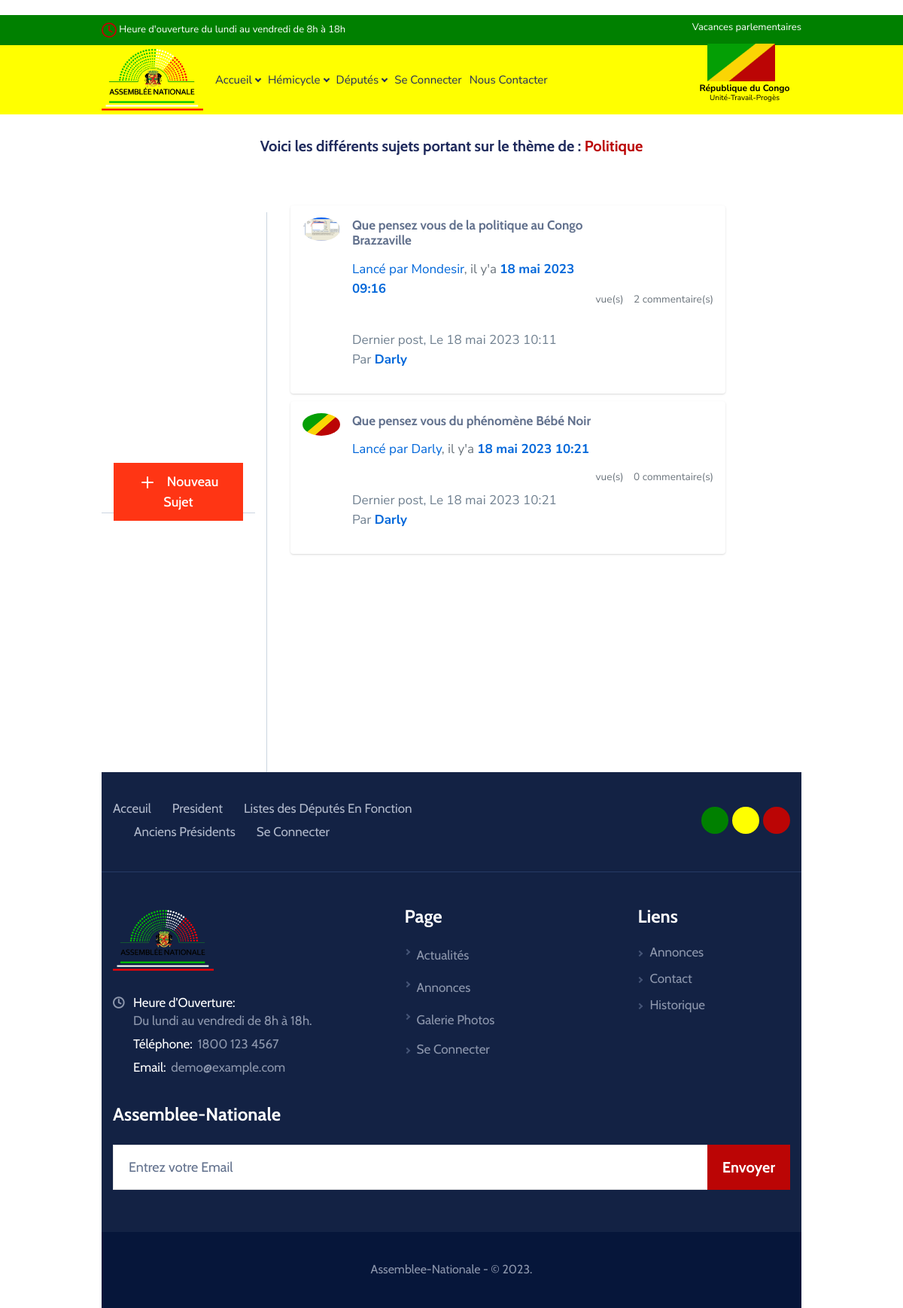
Page /forums/posts/politique/ on the committed database.
### forums/models.py (models this page shows, shortened)
class Category(models.Model):
    title = models.CharField(max_length=50)
    user = models.ForeignKey(Depute, on_delete=models.CASCADE, null=True, blank=True)
    slug = models.SlugField(max_length=400, unique=True, blank=True)
    description = HTMLField()
    class Meta:
        verbose_name_plural = "categories"
    def __str__(self):
        return f"{self.title} crée par {self.user.first_name} {self.user.last_name}"

class Post(models.Model):
    title = models.CharField(max_length=400)
    content = HTMLField()
    parent_post = models.ForeignKey('self', on_delete=models.CASCADE, null=True, blank=True)
    user = models.ForeignKey(Depute, on_delete=models.CASCADE)
    slug = models.SlugField(max_length=400, unique=True, blank=True)
    date = models.DateTimeField(auto_now_add=True)
    categories = models.ManyToManyField(Category)
    approved = models.BooleanField(default=True)
    hit_count_generic = GenericRelation(HitCount, object_id_field='object_pk',
        related_query_name='hit_count_generic_relation'
    )
    tags = TaggableManager()
    comments = models.ManyToManyField(Comment, blank=True)
    closed = models.BooleanField(default=False)
    state = models.CharField(max_length=40, default="zero")
    @property
    def num_comments(self):
        return self.comments.count()
    @property
    def last_reply(self):
        return self.comments.latest("date")

class Comment(models.Model):
    user = models.ForeignKey(Depute, on_delete=models.CASCADE)
    content = HTMLField()
    date = models.DateTimeField(auto_now_add=True)
    replies = models.ManyToManyField(Reply, blank=True)

### comptes/models.py (models this page shows, shortened)
class Depute(AbstractUser):
    identifiant = models.CharField(max_length=255)
    slug = slug = models.SlugField(max_length=400, unique=True, blank=True)
    photo = ResizedImageField(size=[60, 80], quality=100, upload_to="Membres/picture_forum/", default=None, null=True, blank=True)
    num_post = models.IntegerField(blank=True, default=0)
    enFonction = models.BooleanField(default=True, blank=True, null=True)
    precedentLegislature = models.BooleanField(default=False, blank=True, null=True)
    categorie = models.CharField(choices=profiles.PROFILES, max_length=100, null=True, blank=True)
    bio = HTMLField(default="",null=True,blank=True)
    image = models.ImageField(upload_to="Membres/photos/", blank=True, null=True, default=None)

### forums/views.py (the view, shortened to what this page needs)
# urls.py: path("posts/<slug>/", views.posts, name="posts"),
def posts(request, slug):
    category = get_object_or_404(Category, slug=slug)
    posts = Post.objects.filter(approved=True, categories=category)
    paginator = Paginator(posts, 5)
    page = request.GET.get("page")
    form = PostForm(request.POST or None)
    try:
        posts = paginator.page(page)
    except PageNotAnInteger:
        posts = paginator.page(1)
    except EmptyPage:
        posts = paginator.page(paginator.num_pages)
    context = {
        "posts":posts,
        "forum": category,
        "form": form,
        "title": "L'Assemblee Nationale: Posts"
    }
    return render(request, "forums/posts.html", context)

### forums/forms.py
class PostForm(forms.ModelForm):
    class Meta:
        model = Post
        fields = ["title", "content", "categories", "tags"]
    def __init__(self, *args, **kwargs):
        super(PostForm, self).__init__(*args, **kwargs)
        for name, field in self.fields.items():
            field.widget.attrs.update({
                'class' : "form-control"
                })

### forums/templates/forums/posts.html (shortened to what this page needs)
{% extends 'web/base.html' %}
{% load hitcount_tags %}
{% block content %}
<h4 style="text-align: center;margin: 30px;">Voici les différents sujets portant sur le thème de : <span style="color : #BB0505">{{forum.title}}</span> </h4>
<br />
<div class="mt-4 container">
    <div class="main-body">
    <div class="inner-wrapper row">
    <div class="inner-sidebar col-lg-4 col-md-4 col-xs-12 col-sm-12 col-12" style="display: flex;flex-direction: column;justify-content: center;align-content: center;">
        <div class="inner-sidebar-header justify-content-center">
            <button data-toggle="modal" data-target="#threadModal" class="btn btnTheme fwMedium text-capitalize position-relative border-0 p-0 mt-5 mb-5" data-hover="Nouveau sujet" id="button">
                <span class="d-block btnText">
                    <svg xmlns="http://www.w3.org/2000/svg" width="24" height="24" viewbox="0 0 24 24" fill="none" stroke="currentColor" stroke-width="2" stroke-linecap="round" stroke-linejoin="round" class="feather feather-plus mr-2">
                        <line x1="12" y1="5" x2="12" y2="19"></line>
                        <line x1="5" y1="12" x2="19" y2="12"></line>
                    </svg>
                    Nouveau sujet</span>
            </button>
        </div>
    </div>
    <div class="inner-main col-lg-8 col-md-8 col-sm-12 col-xs-12 col-12">
        <div class="inner-main-body p-2 p-sm-3 collapse forum-content show mt-n5" style="height: 300px;overflow: scroll;">
            {% if posts %}
            {% for post in posts %}
            <div class="card mb-2">
                <div class="card-body p-2 p-sm-3">
                    <div class="media forum-item">
                    <a href="#" data-toggle="collapse" data-target=".forum-content">
                        <img src="{{post.user.photo.url}}" class="mr-3 rounded-circle" alt="User" />
                    </a>
                    <div class="media-body">
                        <h6>
                        <a href="{% url 'forums:detail' post.slug %}" class="text-body">{{post.title}}</a>
                        </h6>
                        <p class="text-muted">
                        <a href="javascript:void(0)">Lancé par {{post.user.first_name|title}}</a>, il y'a <span class="text-secondary font-weight-bold">{{post.date}}</span>
                        </p>
                        <br>
                        <p>
                            Dernier post,
                            {% if post.last_reply %}
                                Le {{post.last_reply.date}}
                                <br>Par <b><a href="#">{{post.last_reply.user.first_name|title}}</a></b>
                            {% else %}
                                Le {{post.date}}
                                <br>Par <b><a href="#">{{post.user.first_name|title}}</a></b>
                            {% endif %}
                        </p>
                    </div>
                    <div class="text-muted small text-center align-self-center">
                        <span class="d-none d-sm-inline-block">{% get_hit_count for post %} vue(s)</span>
                        <span>{{post.num_comments}} commentaire(s)</span>
                    </div>
                    </div>
                </div>
            </div>
            {% endfor %}
            {% else %}
                <h1><i class="fa fa-frown-o"></i>&nbsp;Vous n'avez pas encore de sujets de discussion{{post}}.</h1>
            {% endif %}
        </div>
    </div>
    </div>
    </div>
{% endblock content %}

### static/web/css/colors.css (style rules this page uses)
.btnTheme.btnNoOver, .btnTheme .btnText, .dotsList.dotsListii li.slick-active button, .dotsList.dotsListii button:hover, .btn-outline-light:hover, .progressTheme, .ssArrowVii:hover, .hdLangDropdown .dropdown-item:hover, .hdLangDropdown .dropdown-item.active, .dropdown-submenu:hover > .dropdown-item, .dropdown-submenu.show > .dropdown-item, .hdDropdownList > li.active > a, .hdDropdownList a:hover, .fflColumn:hover .icnWrap, .featuresAsideBlock::before, .btnPlayLink .icnPlay, .ueTimeTag .textDay, .ccwIcn, .npbTimeTag, .erLinksList.bgTheme, .mcssList .mcssLink:hover, .egdColumn:hover .btn, .egdColumn .icnWrap, .infigQuote, .gbfColumn:hover .icnWrap, .pagination .page-item.active .page-link, .pagination .page-link:hover, .ueEveColumn__list .btnCustomLightOutline::before, .ifbFiltersList li.active a, .ifbFiltersList a:hover, .dtlhDress, .scgTabList .nav-link::after, .scgTabList.nav-tabs .nav-link::after, .postNavigatorNav .btnPrev:hover, .postNavigatorNav .btnNext:hover, .btnYouPlay, .btnLinkShare:hover, .donationForm .customRadioBtnLabel .cuFakeLabel::after, .ourPromiseBlock .btnPlayHolder:hover .btnPlay::before, .ourPromiseBlock .videoWrap .btnPlay, .opbTabset .nav-link.active, .opbTabset .nav-link:hover, .progressBar .percentageProgBar .over, .progressBar .pbCountNumber, .widgetWrap.bgTheme, #myTab .tablink::before, .causeSingle .ourCauseColumn[data-featured-tag]::before, .echColumnii .spanLinkGo, .getDirColumn .ardBadge, .ui-widget.ui-slider.ui-slider-horizontal .ui-widget-header, .vssDropdownList li, .newsSingleWrap .dropCap { background-color: #ff3514; }
.btnTheme.btnNoOver:hover, .btnTheme::before, .btnLink, .form-group .req, .hdScheduleList .icn, .mainNavigation.navbar-nav .nav-item.active .nav-link, .mainNavigation.navbar-nav .nav-link:hover, .mainNavigation.navbar-nav .nav-link:focus, .mainNavigation.navbar-nav .nav-link:active, .mainNavigation .ddohOpener:hover > .nav-link, .hdSearchOpener:hover, .fflColumn .icnWrap, .cfbFeatList .icnWrap, .erLinksList > li > a:hover, .egdColumn:hover .icnWrap, .dcsColumn .icnWrap, .coDefaultList > li::before, .drItemRow .btnDownload, .widgetDepartsNav li.active > a, .widgetFiltersNav li.active > a, .widgetDepartsNav li a:hover, .widgetFiltersNav li a:hover, .prtColumn .icnWrap, .euTitle, .tlTimeTitle, .adminCountsList .textLarge, .helpAsideBlock .habTitle, .gbfColumn .icnWrap, .uecTime .textLarge, .widgetUpcoming .icn, .widgetTags a:hover, .widgetTags a.current, .tagList a:hover, .tagList a.current, .pnnPaginList li > a, .newsClassicColumn .icnTheme, .btnYouPlay:hover, .customCheckboxLabel .cuFakeLabel::after, .reviewSubmissionForm .req, .ratingStarList li a:hover, .ratingStarList li.active, .ratingStarList li.active a, .sdbWDescription .ratingStarList li.active, .quantity .quantity-button:hover, .cartTable .quantity .quantity-button:hover, .clientQuote q::before, .thanksForSupportingBlock .habTitle, .ourPromiseBlock .habTitle, .sectionWrap .habTitle, .callLink:hover, .callLink .icn, .clientQuoteii::after, .govServiceCol .icnWrap, #myTab .tablink.active, #myTab .tablink:hover, .causeSingle .icnTheme, .newsSingleWrap .icnTheme, .newsSingleWrap .tagList a.active, .widget h3, .widget .h3 { color: #ff3514; }
.btnTheme.btnNoOver, .btnTheme.btnNoOver:hover, .btnTheme::before, .btn-outline-light:hover, .navbar-light .pgNavOpener, .meetQuote, .egdColumn:hover .btn, .timelineList > li::after, .edupiInfosList .edupiilWrap::before, .dcsTabset .nav-link::before, .dcsTabset.nav-tabs .nav-link::before, .pagination .page-item.active .page-link, .pagination .page-link:hover, .ueEveColumn__list .btnCustomLightOutline::before, .postNavigatorNav .btnPrev:hover, .postNavigatorNav .btnNext:hover, .btnLinkShare:hover, .arddColumnSlider .slick-arrow:hover, .nwssHolder .vssOpener.hover { border-color: #ff3514; }

### static/forums/css/forums.css (style rules this page uses)
body { margin-top:20px; background:#fff; color: #708090; }
a { text-decoration:none; }
.font-weight-bold { font-weight: 700 !important; }

### rows in the picture
Category: title "Politique"
Post: user.photo (picture), title "Que pensez vous de la politique au Congo Brazzaville", user.first_name "Mondesir", date "18 mai 2023 09:16", last_reply "18 mai 2023 10:11", last_reply.user.first_name "Darly", num_comments "2"
Post: user.photo (picture), title "Que pensez vous du phénomène Bébé Noir", user.first_name "Darly", date "18 mai 2023 10:21", num_comments "0"
